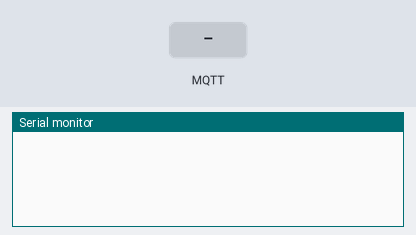
A sketch run on a simulated Arduino Uno, built with avr-gcc and run on an emulated ATmega328P. On the bench: the last lines printed to the serial monitor. The test bench sets the inputs (shaded band). No MQTT or app messages arrive unless stated.

Above: at 2.3 s.
2.4 s: MQTT message "1" arrives on the first subscribed topic
At 3.2 s:
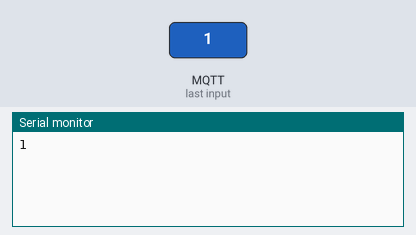
3.9 s: MQTT message "on" arrives on the first subscribed topic
At 4.3 s:
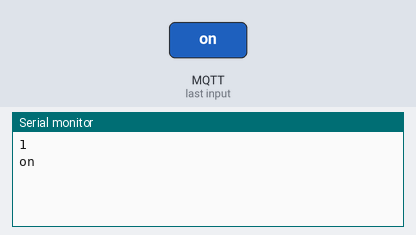
5.4 s: MQTT message "off" arrives on the first subscribed topic
At 6.7 s:
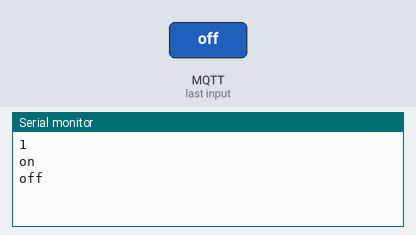

Measured:
- after the input at 2.4 s, the serial monitor: prints a new line at once (image 1)
- after the input at 3.9 s, the serial monitor: prints a new line at once (image 2)
- after the input at 5.4 s, the serial monitor: prints a new line at once (image 3)

The sketch:

MQTT_THE_BEST_CONNECTION.ino
```cpp
#include <Servo.h>
#include <FastLED.h>
#include "EspMQTTClient.h"

EspMQTTClient client(
  "Smartnes",
  "acdb2020",
  "192.168.89.99",
  "password",
  "password",
  "testClient",
  1883
);

long int vaqt2 = 0;

void setup()
{
  Serial.begin(115200);
  client.enableDebuggingMessages();
  client.enableHTTPWebUpdater();
  client.enableLastWillMessage("TestClient/lastwill", "I am going offline");

}
void onConnectionEstablished()
{
  client.subscribe("room/lamp22", [](const String & payload) {
    Serial.println(payload);
  });
}

void loop()
{
  client.loop();
  if (vaqt2 + 100 < millis()) {
    vaqt2 = millis();
    client.publish("room/tuproq", String(vaqt2, DEC) );
  }
}
```
